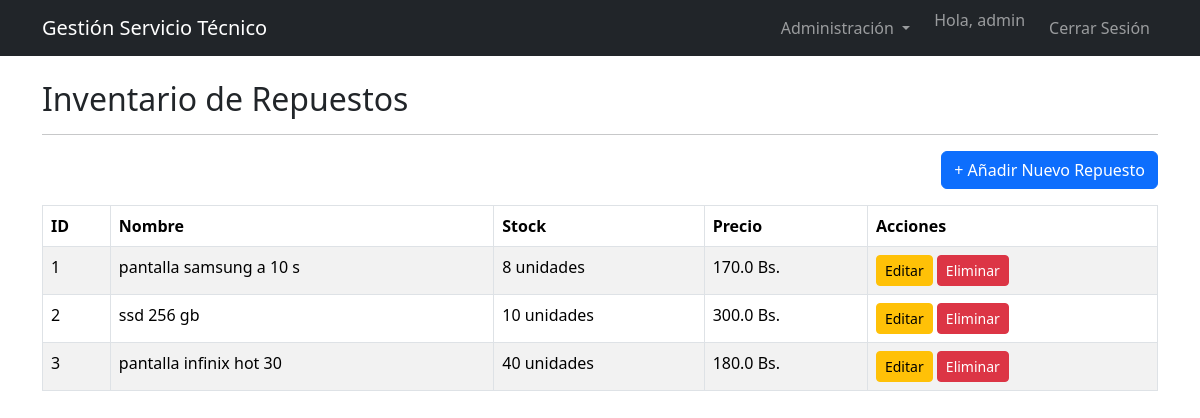
The page /repuestos (signed in) on the database its author committed.
### models.py (models this page shows, shortened)
class Usuario(db.Model, UserMixin):
    __tablename__ = 'usuarios'
    id = db.Column(db.Integer, primary_key=True)
    email = db.Column(db.String(120), unique=True, nullable=False, index=True)
    password_hash = db.Column(db.String(128), nullable=False)
    nombre = db.Column(db.String(100), nullable=False)
    rol_id = db.Column(db.Integer, db.ForeignKey('roles.id'), nullable=False)
    ordenes_asignadas = db.relationship('Orden', backref='tecnico', lazy='dynamic')

class Repuesto(db.Model):
    __tablename__ = 'repuestos'
    id = db.Column(db.Integer, primary_key=True)
    nombre = db.Column(db.String(100), nullable=False, index=True)
    stock = db.Column(db.Integer, default=0)
    precio = db.Column(db.Float, default=0.0)

### blueprints/repuestos.py (the view)
@repuestos_bp.route('/repuestos')
@login_required
def listar_repuestos():
    repuestos = Repuesto.query.all()
    return render_template('repuestos_lista.html', repuestos=repuestos)

### app.py (called while the page is built)
@login_manager.user_loader
def load_user(user_id):
    return Usuario.query.get(int(user_id))

### templates/repuestos_lista.html (shortened to what this page needs)
{% extends 'base.html' %}
{% block content %}
<h2>Inventario de Repuestos</h2>
<hr>
<div class="text-end mb-3">
    <a href="{{ url_for('repuestos.crear_repuesto') }}" class="btn btn-primary">
        + Añadir Nuevo Repuesto
    </a>
</div>
<table class="table table-striped table-bordered">
    <thead class="thead-dark">
        <tr>
            <th scope="col">ID</th>
            <th scope="col">Nombre</th>
            <th scope="col">Stock</th>
            <th scope="col">Precio</th>
            <th scope="col">Acciones</th>
        </tr>
    </thead>
    <tbody>
        {% for repuesto in repuestos %}
        <tr>
            <td>{{ repuesto.id }}</td>
            <td>{{ repuesto.nombre }}</td>
            <td {% if repuesto.stock < 5 %}class="text-danger fw-bold"{% endif %}>
                {{ repuesto.stock }} unidades
            </td>
            <td>{{ repuesto.precio }} Bs.</td>
            <td>
                <a href="{{ url_for('repuestos.editar_repuesto', id=repuesto.id) }}" class="btn btn-warning btn-sm">Editar</a>
                <form action="{{ url_for('repuestos.eliminar_repuesto', id=repuesto.id) }}" method="POST" style="display: inline;" onsubmit="return confirm('¿Estás seguro? Se eliminará este repuesto del inventario.');">
    <button type="submit" class="btn btn-danger btn-sm">Eliminar</button>
</form>
            </td>
        </tr>
        {% endfor %}
    </tbody>
</table>
{% endblock %}

### templates/base.html (shortened to what this page needs)
<!doctype html>
<html lang="es">
  <head>
    <link href="https://cdn.jsdelivr.net/npm/bootstrap@5.3.2/dist/css/bootstrap.min.css" rel="stylesheet">
  </head>
  <body>
    <nav class="navbar navbar-expand-lg navbar-dark bg-dark">
      <div class="container">
        <a class="navbar-brand" href="{{ url_for('index') }}">Gestión Servicio Técnico</a>
        <div class="collapse navbar-collapse" id="navbarNav">
          <ul class="navbar-nav ms-auto">
            {% if current_user.is_authenticated %}
              <li class="nav-item dropdown me-3">
                <a class="nav-link dropdown-toggle" href="#" role="button" data-bs-toggle="dropdown" aria-expanded="false">
                  Administración
                </a>
              </li>
              <li class="nav-item">
                <span class="navbar-text me-3">
                  Hola, {{ current_user.nombre }}
                </span>
              </li>
              <li class="nav-item">
                <a class="nav-link" href="{{ url_for('auth.logout') }}">Cerrar Sesión</a>
              </li>
            {% else %}
              <li class="nav-item">
                <a class="nav-link" href="{{ url_for('auth.login') }}">Iniciar Sesión</a>
              </li>
            {% endif %}
          </ul>
        </div>
      </div>
    </nav>
    <div class="container mt-4">
      {% block content %}
      {% endblock %}
    </div>
  </body>
</html>

### rows shown on the page
Usuario: nombre "admin"
Repuesto: id "1", nombre "pantalla samsung a 10 s", stock "8", precio "170.0"
Repuesto: id "2", nombre "ssd 256 gb", stock "10", precio "300.0"
Repuesto: id "3", nombre "pantalla infinix hot 30", stock "40", precio "180.0"
